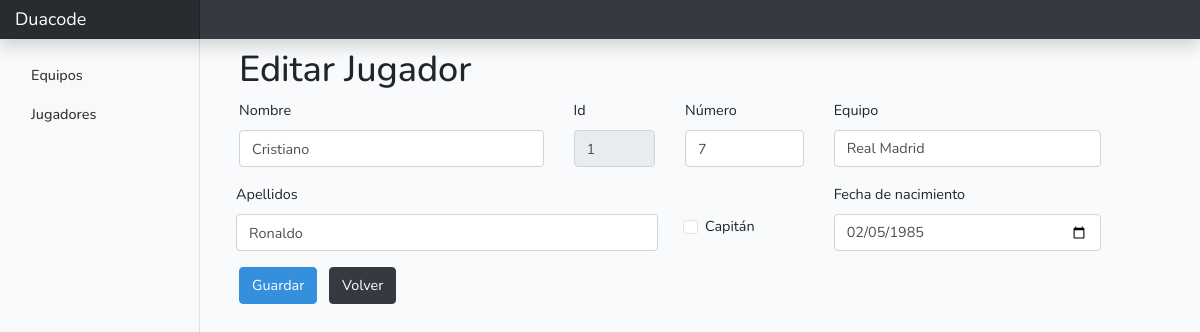
/app/jugadores/edit/1, run on the app's committed database.
### tables this page shows
CREATE TABLE `jugadores` (
  `id` int(11) NOT NULL,
  `id_equipo` int(11) NOT NULL,
  `nombre` varchar(100) NOT NULL,
  `apellidos` varchar(200) NOT NULL,
  `numero` int(2) NOT NULL,
  `capitan` tinyint(1) NOT NULL DEFAULT 0,
  `fecha_nacimiento` date NOT NULL
);

### app/controllers/Controller.php (called while the page is built)
<?php
class Controller {
	protected function view($filename = '', $data = []) {
		require_once 'app/views/'.$filename.'.php';
	}
}

### app/controllers/JugadoresController.php (called while the page is built, shortened)
<?php
require_once 'Controller.php';
require_once "app/models/Equipo.php";
require_once "app/models/Jugador.php";
class JugadoresController extends Controller {
	public function verJugador() {
		$path_info = $_SERVER['REQUEST_URI'] ?? '/';
		$uri = explode('/', $path_info);
		$id = end($uri);
		$jugador = Jugador::getPlayer($id);
		$equipos = Equipo::allTeams();
		$this->view('editar-jugador', ['jugador' => $jugador, 'equipos' => $equipos]);
	}
}

### index.php (called while the page is built, shortened)
<?php
Router::get('/jugadores/edit/[0-9]*', 'JugadoresController', 'verJugador');

### app/services/JugadoresDataService.php (called while the page is built, shortened)
<?php
class JugadoresDataService implements dataServiceInterface {
	private $conn;
	public function __construct() {
		$this->conn = new PDO(DB_DSN, DB_USERNAME, DB_PASSWORD);
	}
	public function getOne($id) {
                $this->sql = "SELECT * FROM jugadores WHERE id = $id";
                $s = $this->conn->prepare($this->sql);
                $s->execute();
                $this->conn = null;
                return $s->fetch();
	}
}

### app/models/Jugador.php (called while the page is built, shortened)
<?php
require_once "app/services/useDataService.php";
class Jugador {
    public static function getPlayer($id) {
        $dbs = connectJugador();
        return $dbs->getOne($id);
    }
}

### app/services/useDataService.php (called while the page is built)
<?php
require_once "EquiposDataService.php";
require_once "JugadoresDataService.php";
function connectEquipo() {
	return new EquiposDataService;
}
function connectJugador() {
	return new JugadoresDataService;
}

### app/services/EquiposDataService.php (called while the page is built, shortened)
<?php
class EquiposDataService implements dataServiceInterface {
	private $conn;
	public function __construct() {
		$this->conn = new PDO(DB_DSN, DB_USERNAME, DB_PASSWORD);
	}
	public function getAll() {
		$this->sql = "SELECT * FROM equipos";
                $s = $this->conn->prepare($this->sql);
                $s->execute();
                $this->conn = null;
                return $s->fetchAll();
	}
}

### app/models/Equipo.php (called while the page is built, shortened)
<?php
require_once "app/services/useDataService.php";
class Equipo {
    public static function allTeams() {
        $dbs = connectEquipo();
        return $dbs->getAll();
    }
}

### app/views/editar-jugador.php (the view, shortened to what this page needs)
<?php
include "app/views/layout/base.php";
include "app/views/layout/styles3.php";
include "app/views/layout/sidebar3.php";
?>
    <main role="main" class="col-md-9 ml-sm-auto col-lg-10 px-4">
        <div class="container">
          <div class="btn-toolbar mb-2 mb-md-0 " >
            <h1>Editar Jugador</h1>
          </div>
          <form method="POST" id="playerForm">
            <div class="row">
              <div class="col-6 row">
                <div class="col-9">
                  <div class="mb-3">
                    <label for="nombre" class="form-label">Nombre</label>
                    <input type="text" class="form-control" id="nombre" name="nombre" value="<?php echo $data['jugador']['nombre'] ?>">
                  </div>
                </div>
                <div class="col-3">
                  <div class="mb-3">
                    <label for="id" class="form-label">Id</label>
                    <input type="text" class="form-control" id="id" name="id" readonly value="<?php echo $data['jugador']['id'] ?>">
                  </div>
                </div>
                <div class="mb-3">
                  <label for="apellidos" class="form-label">Apellidos</label>
                  <input type="text" class="form-control" id="apellidos" name="apellidos" value="<?php echo $data['jugador']['apellidos'] ?>">
                </div>
              </div>
              <div class="col-6 row">
                <div class="col-4">
                  <div class="mb-3">
                    <label for="numero" class="form-label">Número</label>
                    <input type="number" class="form-control" id="numero" name="numero" value="<?php echo $data['jugador']['numero'] ?>">
                  </div>
                </div>
                <div class="col-8">
                  <div class="mb-3">
                    <label for="equipo" class="form-label">Equipo</label>
                    <select class="form-control" id="equipo" name="equipo">
                      <?php
                        foreach($data['equipos'] as $equipo) {
                          if($equipo['id'] === $data['jugador']['id_equipo']) {
                            echo '<option value="'.$equipo['id'].'" selected >'.$equipo['nombre'].'</option>';
                          } else {
                            echo '<option value="'.$equipo['id'].'">'.$equipo['nombre'].'</option>';
                          }
                        }
                      ?>
                    </select>
                  </div>
                </div>
                  <div class="col-4">
                    <div class="form-check mt-3 pt-3">
                      <input class="form-check-input" type="checkbox" value="" id="capitan" name="capitan"
                      <?php if($data['jugador']['capitan']) echo 'checked' ?> >
                      <label class="form-check-label" for="capitan">
                        Capitán
                      </label>
                    </div>
                  </div>
                  <div class="col-8">
                    <div class="mb-3">
                      <label for="nacimiento" class="form-label">Fecha de nacimiento</label>
                      <input type="date" class="form-control" id="nacimiento" name="nacimiento" value="<?php echo $data['jugador']['fecha_nacimiento'] ?>">
                    </div>
                  </div>
                </div>
            </div>
            <button type="submit" class="btn btn-primary">Guardar</button>
            <a class="btn btn-dark ml-2" href="../../jugadores">Volver</a>
          </form>
        </div>
    </main>
<?php
include "app/views/layout/endfile.php";

### public/css/dashboard.css (style rules this page uses)
body { font-size: .875rem; }
[role="main"] { padding-top: 133px; }
@media (min-width: 768px) { [role="main"] { padding-top: 48px; } }

### data on the page
jugadores: nombre "Cristiano", id "1", apellidos "Ronaldo", numero "7", nacimiento "02/05/1985"

### other printed values
form field equipo "Real Madrid"
